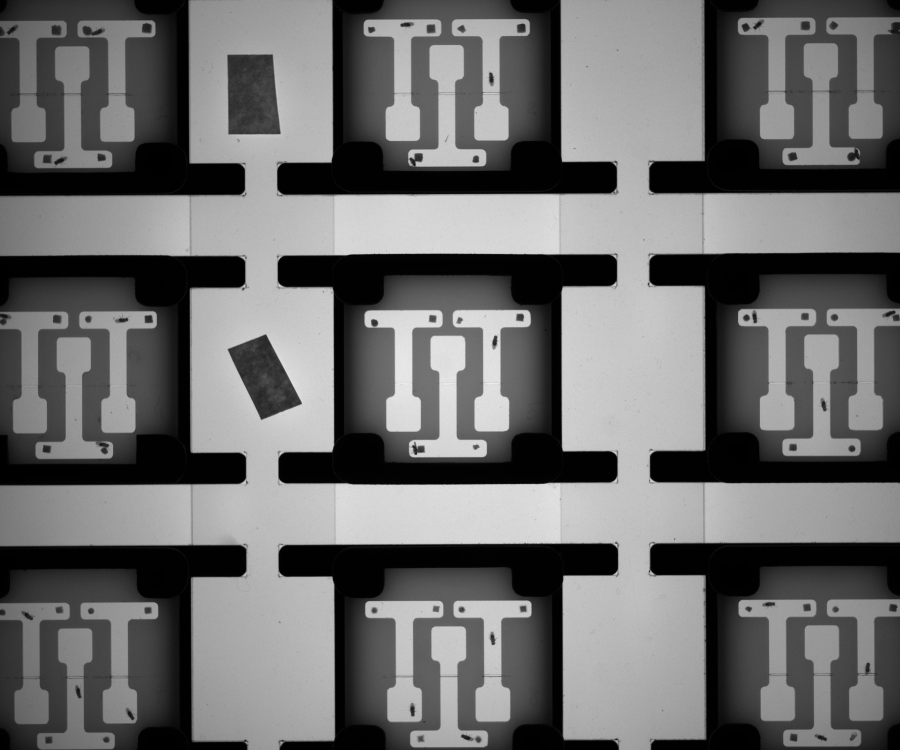
#> input picture Food_Objects/AliceSamara_SemesterProject/image35682.jpg, 3600 x 3000 px (shown at 1/4 size)
$ jupyter execute Arenas_cropping.ipynb
#> lines starting #> are read from the running program, lines starting #| are printed output that depends on the picture
# Cropping arenas using OpenCV

in this notebook we demonstrate how arenas can be cropped out of an image using OpenCV tools.

# Packages import

[cell 1]
import cv2
import matplotlib.pyplot as plt

# Loading the image and displaying it

The first step is to load the images to be processed. A good practice when working with images where color doesn't matter is to convert the image in grayscale if they're not already.

[cell 2]
# Load the image
img = cv2.imread("image35682.jpg")
#> img is the input picture: shape (3000, 3600, 3); min 0, max 254, mean 107.6

# Convert to grayscale if not already
if len(img.shape) > 2:
    img = cv2.cvtColor(img, cv2.COLOR_BGR2GRAY)
#> img: shape (3000, 3600)

# Display the image
fig, ax = plt.subplots()
plt.axis("off")
im = ax.imshow(img, cmap="gray", vmin=0, vmax = 255)

plt.show()

# Cropping the arenas

The arena cropping itself doesn't require precision and arenas are always distributed the same way in the images; therefore a quick and easy way to crop them is to find the coordinates of interest in the image and use them to crop the arenas.

> Note that the y axis is inverted in the image, which is standard with this kind of object

[cell 3]
# Enter the arenas coordinates

X1 = 0
X2 = 620
X3 = 1450
X4 = 2130
X5 = 2980
X6 = 3590

Y1 = 0
Y2 = 725
Y3 = 1140
Y4 = 1860
Y5 = 2350
Y6 = 2995

# Make tuples containing the 9 combinations of coordinates required to get the arenas

regions_of_interest = [
    (X1, Y1, X2, Y2),
    (X3, Y1, X4, Y2),
    (X5, Y1, X6, Y2),
    (X1, Y3, X2, Y4),
    (X3, Y3, X4, Y4),
    (X5, Y3, X6, Y4),
    (X1, Y5, X2, Y6),
    (X3, Y5, X4, Y6),
    (X5, Y5, X6, Y6),
]

# Create a 3x3 grid of subplots to display each crop

fig, axs = plt.subplots(3, 3, figsize=(20, 20))
for i in range(9):
    axs[i // 3, i % 3].axis("off")
    axs[i // 3, i % 3].imshow(
        img[
            regions_of_interest[i][1] : regions_of_interest[i][3],
            regions_of_interest[i][0] : regions_of_interest[i][2],
        ],
        cmap="gray",
        vmin=0,
        vmax=255,
    )

# Remove the axis of each subplot and draw them closer together
for ax in axs.flat:
    ax.axis("off")
plt.subplots_adjust(wspace=0, hspace=0)
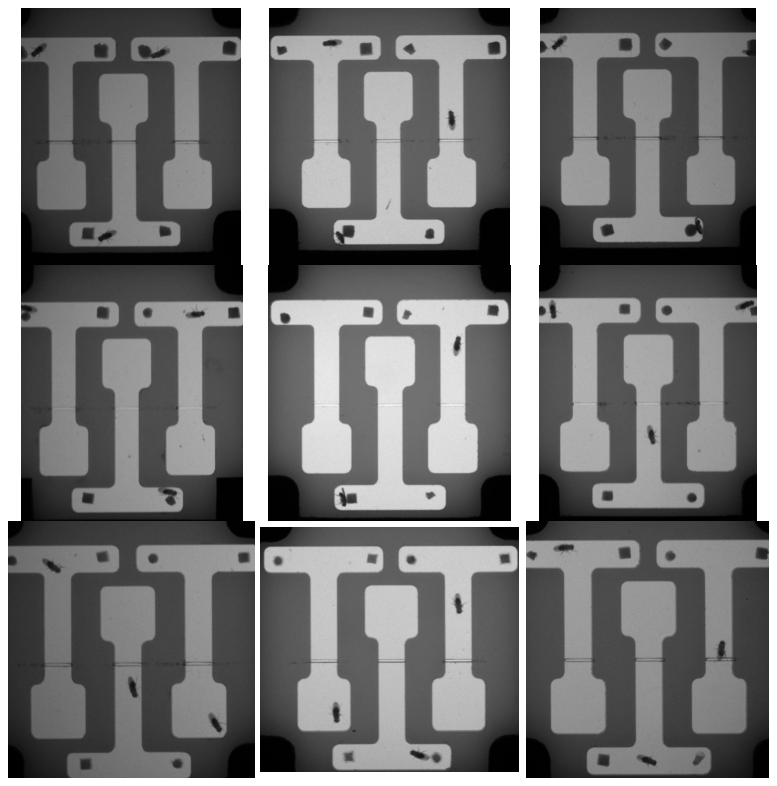
#> figure drawn by matplotlib, 9 panels

[cell 4]
# Select the first arena

Arena1 = img[
    regions_of_interest[0][1] : regions_of_interest[0][3],
    regions_of_interest[0][0] : regions_of_interest[0][2],
]
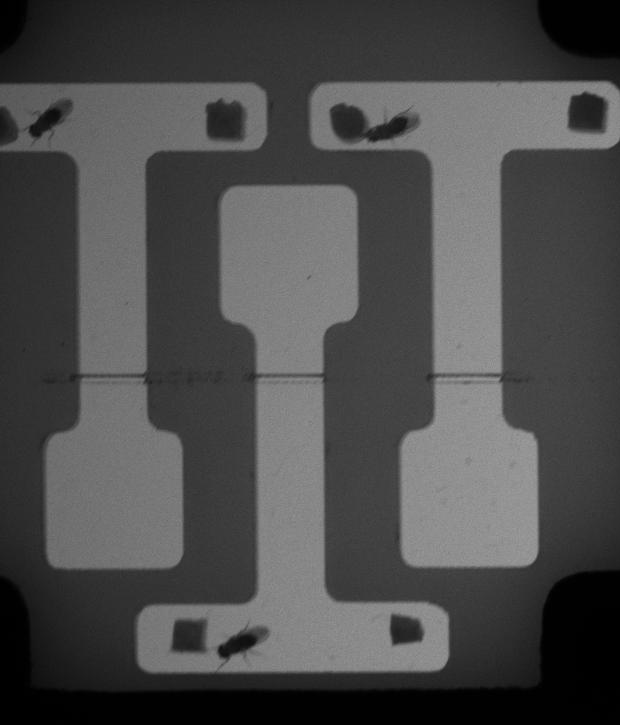
#> Arena1: shape (725, 620); min 0, max 156, mean 75.6
